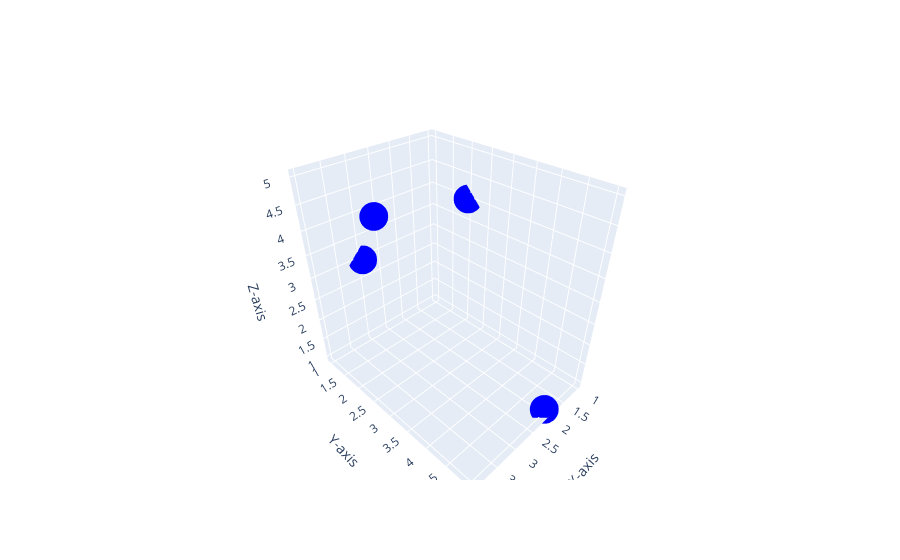

Notebook cell for this chart:
### Markdown cell above
**2. 3D Visualizations:**

- **Scatter Plots and Surfaces:** Plotly supports creating 3D scatter plots and surface plots using `go.Scatter3d` and `go.Surface`.
- **Customization:** You can customize colors, lighting, camera angles, and other aspects for a visually appealing 3D visualization.

**Example with go for 3D Scatter Plot:**

### Code cell
import plotly.graph_objects as go

# Sample data for 3D scatter
x = [1, 2, 3, 4]
y = [2, 5, 1, 3]
z = [4, 1, 3, 5]

# Create a 3D scene with a scatter plot
fig = go.Figure()
fig.add_trace(go.Scatter3d(x=x, y=y, z=z, mode='markers', marker=dict(size=10, color='blue')))

# Configure scene layout with camera view using 'eye' property
fig.update_layout(scene=dict(
    xaxis_title='X-axis',
    yaxis_title='Y-axis',
    zaxis_title='Z-axis'
))

# Show the plot
fig.show()

### Figure 1 — Plotly figure (JSON) as saved in the notebook; plotly's stock layout.template omitted (floating-point values rounded to 4 significant figures)
{"data": [{"marker": {"color": "blue", "size": 10}, "mode": "markers", "type": "scatter3d", "x": [1, 2, 3, 4], "y": [2, 5, 1, 3], "z": [4, 1, 3, 5]}], "layout": {"scene": {"xaxis": {"title": {"text": "X-axis"}}, "yaxis": {"title": {"text": "Y-axis"}}, "zaxis": {"title": {"text": "Z-axis"}}}}}
